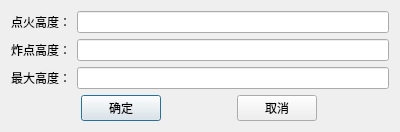
<?xml version="1.0" encoding="UTF-8"?>
<ui version="4.0">
 <class>HeightDialog</class>
 <widget class="QDialog" name="HeightDialog">
  <property name="geometry">
   <rect>
    <x>0</x>
    <y>0</y>
    <width>400</width>
    <height>130</height>
   </rect>
  </property>
  <property name="maximumSize">
   <size>
    <width>400</width>
    <height>130</height>
   </size>
  </property>
  <property name="windowTitle">
   <string>高度值设定</string>
  </property>
  <layout class="QGridLayout" name="gridLayout">
   <item row="0" column="0">
    <widget class="QLabel" name="label">
     <property name="text">
      <string>点火高度：</string>
     </property>
    </widget>
   </item>
   <item row="0" column="1">
    <widget class="QLineEdit" name="Height_Fire"/>
   </item>
   <item row="1" column="0">
    <widget class="QLabel" name="label_2">
     <property name="text">
      <string>炸点高度：</string>
     </property>
    </widget>
   </item>
   <item row="1" column="1">
    <widget class="QLineEdit" name="Height_Boom"/>
   </item>
   <item row="2" column="0">
    <widget class="QLabel" name="label_3">
     <property name="text">
      <string>最大高度：</string>
     </property>
    </widget>
   </item>
   <item row="2" column="1">
    <widget class="QLineEdit" name="Heightest"/>
   </item>
   <item row="3" column="1">
    <spacer name="verticalSpacer">
     <property name="orientation">
      <enum>Qt::Horizontal</enum>
     </property>
     <property name="sizeHint" stdset="0">
      <size>
       <width>313</width>
       <height>0</height>
      </size>
     </property>
    </spacer>
   </item>
   <item row="4" column="0" colspan="2">
    <layout class="QHBoxLayout" name="horizontalLayout">
     <item>
      <widget class="QPushButton" name="pb_set">
       <property name="maximumSize">
        <size>
         <width>80</width>
         <height>16777215</height>
        </size>
       </property>
       <property name="text">
        <string>确定</string>
       </property>
      </widget>
     </item>
     <item>
      <widget class="QPushButton" name="pb_cancle">
       <property name="maximumSize">
        <size>
         <width>80</width>
         <height>16777215</height>
        </size>
       </property>
       <property name="text">
        <string>取消</string>
       </property>
      </widget>
     </item>
    </layout>
   </item>
  </layout>
 </widget>
 <resources/>
 <connections/>
</ui>
